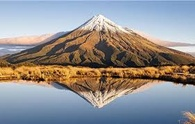
#> input picture Baitap3/nui.jpg, 195 x 124 px, shrunk from 281 x 179 before the run
$ jupyter execute bai3.ipynb
#> lines starting #> are read from the running program, lines starting #| are printed output that depends on the picture
[cell 1]
import numpy as np
import matplotlib.pyplot as plt
import imageio.v2 as iio
import scipy.ndimage as ndi

# Đọc ảnh núi và thuyền
mountain = iio.imread("nui.jpg")
#> mountain is the input picture: shape (124, 195, 3); mean R, G, B 145.5, 143.2, 143.6
boat = iio.imread("thuyen.jpg")
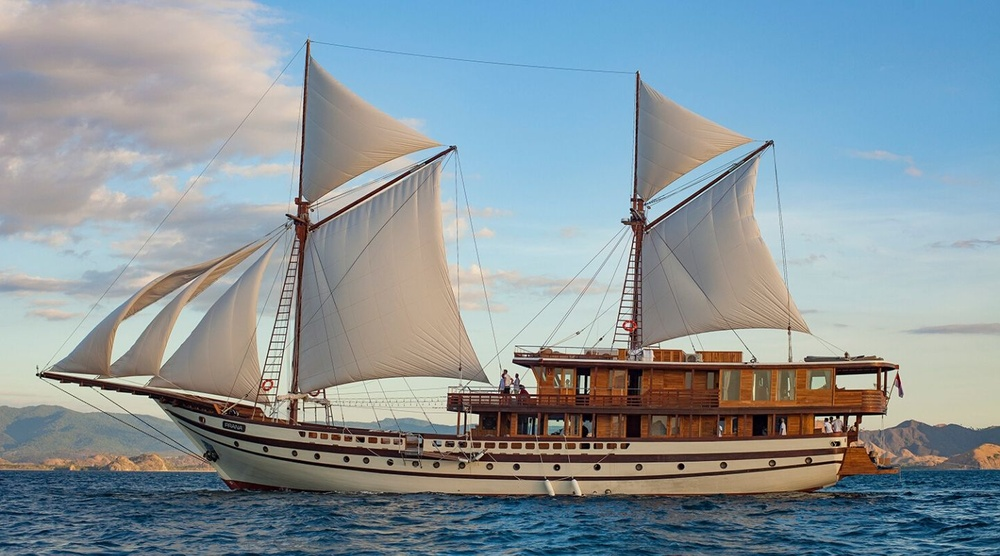
#> input picture Baitap3/thuyen.jpg, 1000 x 556 px, shrunk from 1440 x 800 before the run
#> boat is the input picture: shape (556, 1000, 3); mean R, G, B 136.5, 149.8, 156.4

# Xoay 45 độ, giữ kích thước ban đầu
mountain_rot = ndi.rotate(mountain, 45, reshape=False)
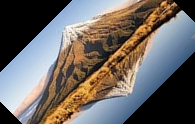
#> mountain_rot: shape (124, 195, 3); mean R, G, B 109.6, 104.1, 100.8
boat_rot = ndi.rotate(boat, 45, reshape=False)
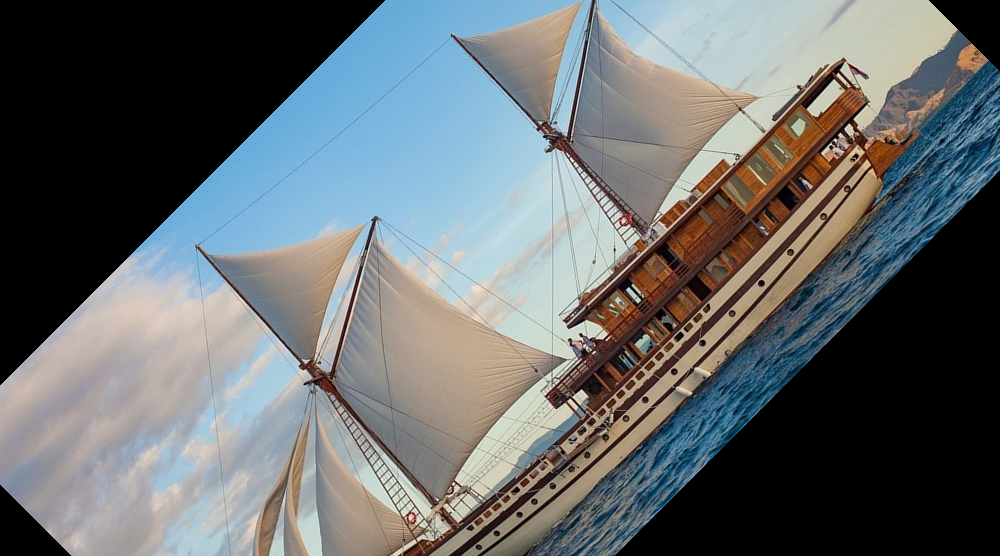
#> boat_rot: shape (556, 1000, 3); mean R, G, B 103.1, 108.2, 109.9

# Hiệu ứng phản chiếu dọc (vertical mirror)
mountain_mirror = np.flipud(mountain_rot)
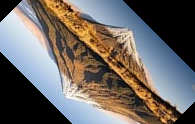
#> mountain_mirror: shape (124, 195, 3); mean R, G, B 109.6, 104.1, 100.8
boat_mirror = np.flipud(boat_rot)
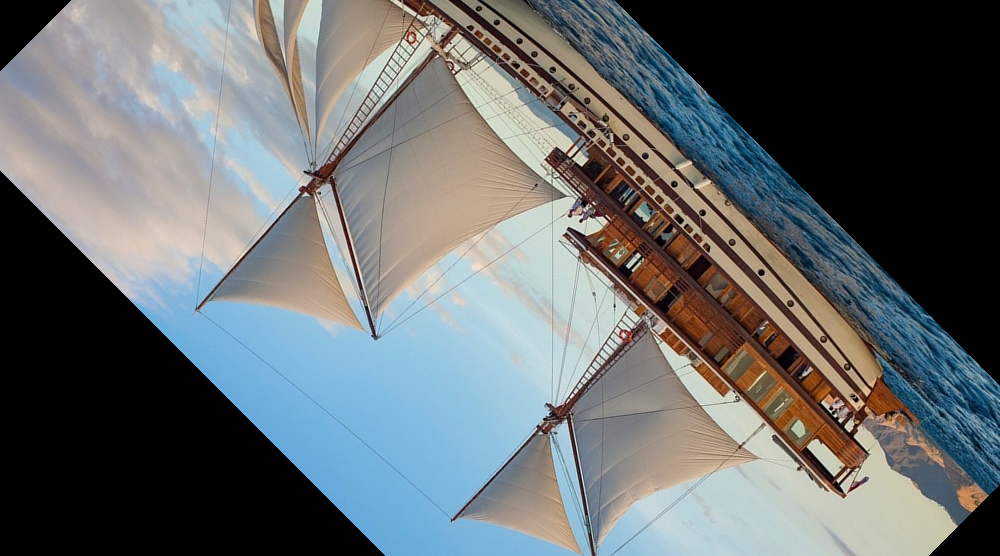
#> boat_mirror: shape (556, 1000, 3); mean R, G, B 103.1, 108.2, 109.9

# Tạo canvas trắng đủ lớn để ghép hai ảnh (nối dọc)
h = mountain_rot.shape[0] + boat_rot.shape[0]
#> h = 680
w = max(mountain_rot.shape[1], boat_rot.shape[1])
#> w = 1000
canvas = np.ones((h, w, 3), dtype=np.uint8) * 255

# Ghép ảnh núi và thuyền lên canvas
canvas[:mountain_rot.shape[0], :mountain_rot.shape[1]] = mountain_mirror
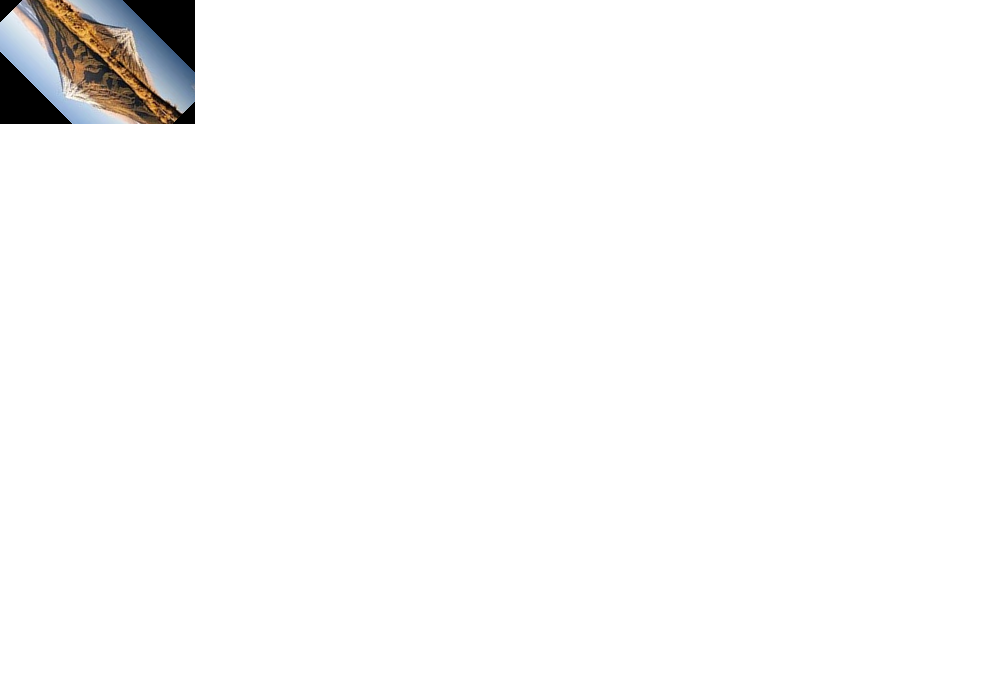
#> canvas: shape (680, 1000, 3); mean R, G, B 249.8, 249.6, 249.5
canvas[mountain_rot.shape[0]:mountain_rot.shape[0]+boat_rot.shape[0], :boat_rot.shape[1]] = boat_mirror
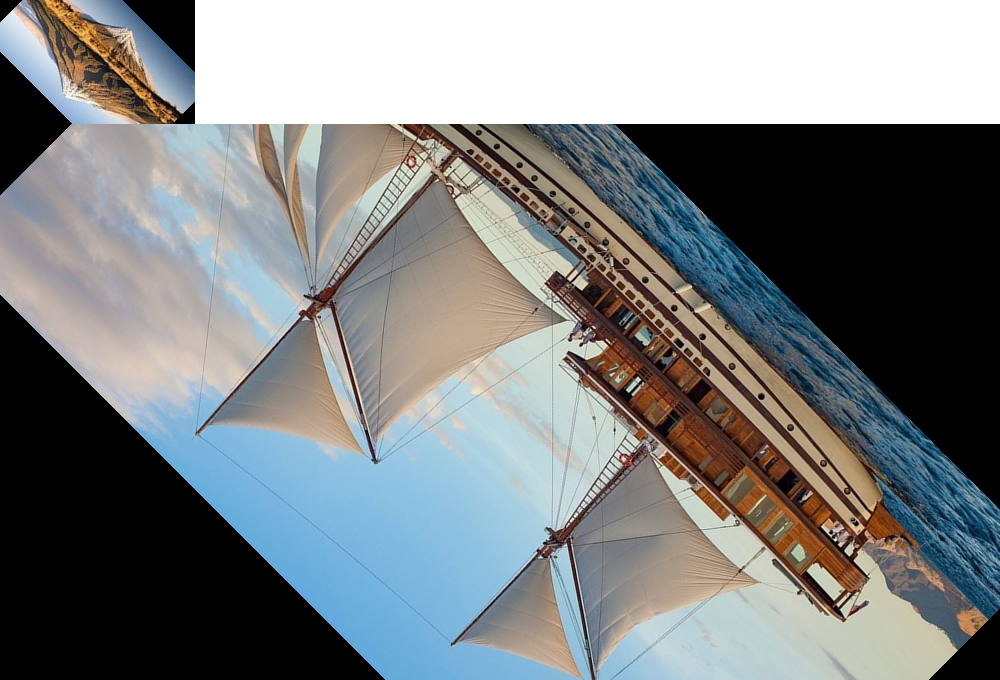
#> canvas: shape (680, 1000, 3); mean R, G, B 125.6, 129.6, 130.8

# Lưu kết quả
iio.imwrite("mountain_boat_mirror.jpg", canvas)

# Hiển thị kết quả
plt.imshow(canvas)
plt.axis('off')
plt.title("Mountain & Boat Vertical Mirror")
plt.show()
